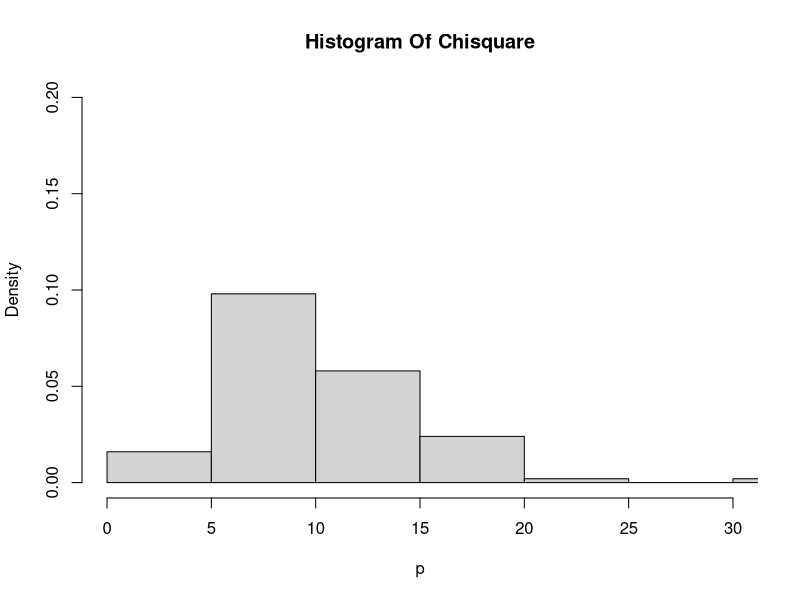

Source code (R):
#soal no 4

# a. Diketahui x = 2 dan df = 10, fungsi probabilitas chi square
x = 2
df = 10
dchisq(x , df)

# b. Histogram chi square dengan 100 data random
p <- rchisq(100,df)

hist(p,
     freq = FALSE,
     xlim = c(0,30),
     ylim = c(0,0.2),
     main = "Histogram Of Chisquare")

# C. nilai rataan dan varians
#mean
mean1 = df
mean1

#variance
var1 = 2*df
var1

